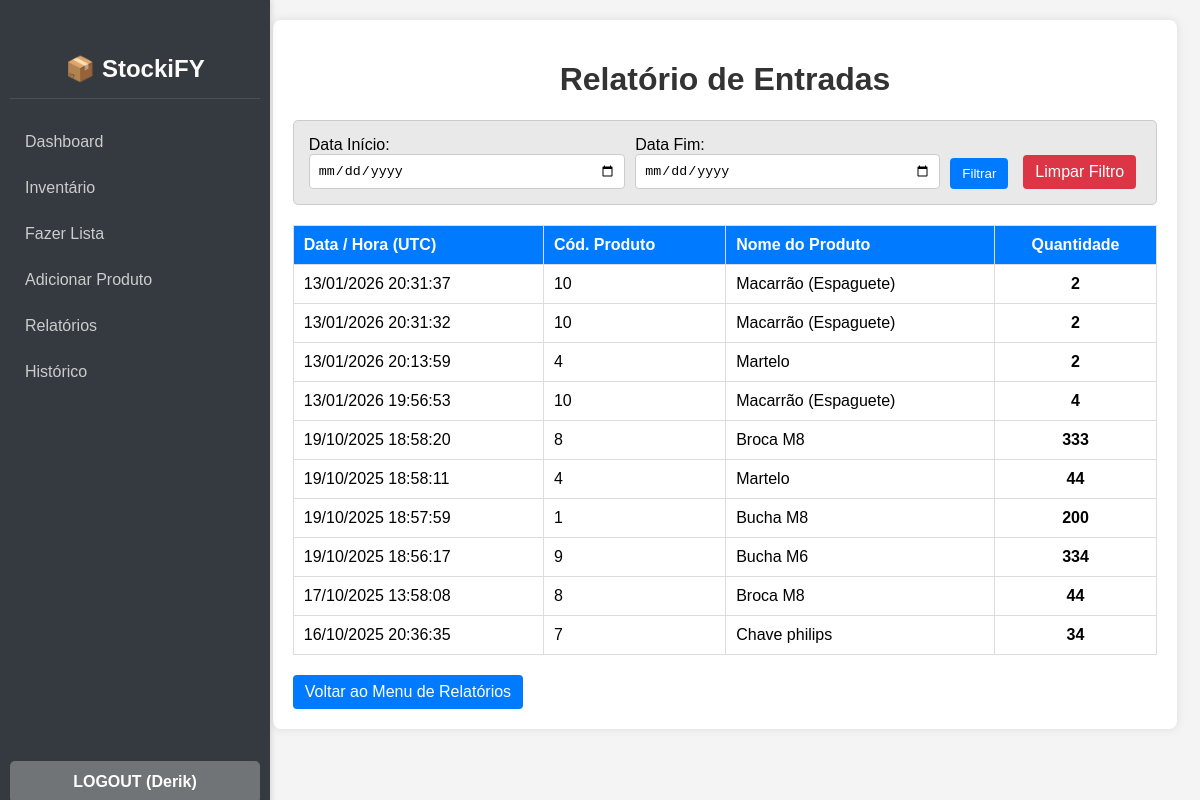
The page /relatorio/entradas (signed in) on the database its author committed.
### app.py (models this page shows, shortened)
class Usuario(UserMixin, db.Model):
    id = db.Column(db.Integer, primary_key=True)
    username = db.Column(db.String(80), unique=True, nullable=False)
    password_hash = db.Column(db.String(128))

class Movimento(db.Model):
    id = db.Column(db.Integer, primary_key=True)
    produto_id = db.Column(db.Integer, db.ForeignKey('produto.id', ondelete='CASCADE'), nullable=False) # Adicionado ondelete
    tipo = db.Column(db.String(10), nullable=False)
    quantidade = db.Column(db.Integer, nullable=False)
    timestamp = db.Column(db.DateTime, nullable=False, default=datetime.utcnow)
    produto = db.relationship('Produto', backref=db.backref('movimentos', lazy=True, cascade="all, delete-orphan")) # cascade adicionado

class Produto(db.Model):
    id = db.Column(db.Integer, primary_key=True)
    nome = db.Column(db.String(100), nullable=False)
    quantidade = db.Column(db.Integer, default=0)

### app.py (the view, shortened to what this page needs)
@app.route('/relatorio/entradas', methods=['GET', 'POST'])
@login_required
def relatorio_entradas():
    query = Movimento.query.filter_by(tipo='entrada')
    data_inicio_str = request.form.get('data_inicio')
    data_fim_str = request.form.get('data_fim')
    movimentos = query.order_by(Movimento.timestamp.desc()).all()
    return render_template('relatorio_view.html', movimentos=movimentos, tipo_relatorio="Entradas", data_inicio=data_inicio_str, data_fim=data_fim_str)

### app.py (called while the page is built)
@login_manager.user_loader
def load_user(user_id):
    return Usuario.query.get(int(user_id))

### templates/relatorio_view.html (shortened to what this page needs)
<!DOCTYPE html>
<html lang="pt-BR">
<head>
    <link rel="stylesheet" href="{{ url_for('static', filename='css/style.css') }}">
</head>
<body>
    <div class="sidebar">
       <h2>📦 StockiFY</h2>
        <a href="{{ url_for('dashboard') }}">Dashboard</a>
        <a href="{{ url_for('inventario') }}">Inventário</a>
        <a href="{{ url_for('lista_pedidos_page') }}">Fazer Lista</a>
        <a href="{{ url_for('adicionar_produto') }}">Adicionar Produto</a>
        <a href="{{ url_for('relatorio_menu') }}">Relatórios</a>
        <a href="{{ url_for('historico_page') }}">Histórico</a>
        {% if current_user.is_authenticated %}
            <a href="{{ url_for('logout') }}" class="logout-link">LOGOUT ({{ current_user.username | capitalize }})</a>
        {% endif %}
    </div>
    <div class="content">
        <div class="container">
            <h1>Relatório de {{ tipo_relatorio }}</h1>
            <form method="POST" class="form-row">
                <div>
                    <label for="data_inicio">Data Início:</label>
                    <input type="date" name="data_inicio" id="data_inicio" value="{{ data_inicio or '' }}">
                </div>
                <div>
                    <label for="data_fim">Data Fim:</label>
                    <input type="date" name="data_fim" id="data_fim" value="{{ data_fim or '' }}">
                </div>
                <button type="submit" class="btn btn-main">Filtrar</button>
                <a href="{{ request.path }}" class="btn btn-delete">Limpar Filtro</a>
            </form>
            {% if movimentos %}
            <table class="table-inventory">
                <thead>
                    <tr>
                        <th>Data / Hora (UTC)</th>
                        <th>Cód. Produto</th>
                        <th>Nome do Produto</th>
                        <th class="quantidade-col">Quantidade</th>
                    </tr>
                </thead>
                <tbody>
                    {% for movimento in movimentos %}
                    <tr>
                        <td>{{ movimento.timestamp.strftime('%d/%m/%Y %H:%M:%S') }}</td>
                        <td>{{ movimento.produto_id }}</td>
                        <td>{{ movimento.produto.nome }}</td>
                        <td class="quantidade-col">{{ movimento.quantidade }}</td>
                    </tr>
                    {% endfor %}
                </tbody>
            </table>
            {% else %}
            <p style="text-align: center; margin-top: 30px; font-size: 1.1em;">
                Nenhuma movimentação de <strong>{{ tipo_relatorio.lower() }}</strong> encontrada para o período selecionado.
            </p>
            {% endif %}
            <div style="margin-top: 20px;">
                <a href="{{ url_for('relatorio_menu') }}" class="btn btn-main">Voltar ao Menu de Relatórios</a>
            </div>
        </div>
    </div>
</body>
</html>

### static/css/style.css (style rules this page uses)
body { font-family: Arial, sans-serif; margin: 0; background-color: #f4f4f4; display: flex; }
.content { margin-left: 250px; padding: 20px; flex-grow: 1; }
.container { max-width: 95%; margin: auto; background: white; padding: 20px; border-radius: 8px; box-shadow: 0 0 10px rgba(0, 0, 0, 0.1); }
h1 { text-align: center; color: #333; }
h2 { border-bottom: 2px solid #ccc; padding-bottom: 5px; margin-top: 30px; }
.sidebar { width: 250px; background-color: #343a40; color: white; box-shadow: 2px 0 5px rgba(0, 0, 0, 0.1); height: 100vh; position: fixed; display: flex; flex-direction: column; padding: 10px; }
.sidebar h2 { text-align: center; margin-bottom: 20px; padding: 15px 0; color: #fcfbfa; border-bottom: 1px solid #495057; }
.sidebar a { padding: 12px 15px; text-decoration: none; font-size: 16px; color: #ccc; display: block; border-radius: 5px; margin: 2px 0; transition: background-color 0.2s ease, color 0.2s ease, transform 0.1s ease; }
.logout-link { position: absolute; bottom: 15px; left: 10px; width: calc(100% - 20px); box-sizing: border-box; padding: 15px 0; text-align: center; background-color: #c4c4c46b; color: white !important; font-weight: bold; text-decoration: none; border-radius: 5px; margin: 0; border-top: none; transition: background-color 0.2s ease, transform 0.1s ease; }
.btn { color: white; padding: 8px 12px; border: none; border-radius: 4px; cursor: pointer; margin-right: 5px; text-decoration: none; display: inline-block; text-align: center; transition: background-color 0.2s ease, opacity 0.2s ease, transform 0.1s ease, box-shadow 0.2s ease; }
.btn-main { background-color: #007bff; }
.btn-delete { background-color: #dc3545; }
input[type="text"], input[type="number"], input[type="password"], select, input[type="date"] { width: 100%; padding: 8px; border: 1px solid #ccc; border-radius: 4px; box-sizing: border-box; transition: border-color 0.2s ease, box-shadow 0.2s ease; }
.form-row { display: flex; flex-wrap: wrap; gap: 10px; align-items: flex-end; margin-bottom: 20px; padding: 15px; border: 1px solid #ccc; border-radius: 5px; background-color: #e9e9e9; }
.form-row label { white-space: nowrap; margin-bottom: 5px; flex-basis: 100%; }
.form-row div { flex: 1 1 auto; }
.form-row button { margin-top: 10px; }
table { width: 100%; border-collapse: collapse; margin-top: 20px; }
th, td { border: 1px solid #ddd; padding: 10px; text-align: left; vertical-align: middle; }
.table-inventory th { background-color: #007bff; color: white; }
.quantidade-col { text-align: center; font-weight: bold; }
.table-inventory tbody tr, .table-pedidos tbody tr { transition: background-color 0.15s ease-in-out; }
.table-inventory td:last-child { white-space: nowrap; }

### rows shown on the page
Usuario: username "Derik"
Movimento: timestamp "13/01/2026 20:31:37", produto_id "10", produto.nome "Macarrão (Espaguete)", quantidade "2"
Movimento: timestamp "13/01/2026 20:31:32", produto_id "10", produto.nome "Macarrão (Espaguete)", quantidade "2"
Movimento: timestamp "13/01/2026 20:13:59", produto_id "4", produto.nome "Martelo", quantidade "2"
Movimento: timestamp "13/01/2026 19:56:53", produto_id "10", produto.nome "Macarrão (Espaguete)", quantidade "4"
Movimento: timestamp "19/10/2025 18:58:20", produto_id "8", produto.nome "Broca M8", quantidade "333"
Movimento: timestamp "19/10/2025 18:58:11", produto_id "4", produto.nome "Martelo", quantidade "44"
Movimento: timestamp "19/10/2025 18:57:59", produto_id "1", produto.nome "Bucha M8", quantidade "200"
Movimento: timestamp "19/10/2025 18:56:17", produto_id "9", produto.nome "Bucha M6", quantidade "334"
Movimento: timestamp "17/10/2025 13:58:08", produto_id "8", produto.nome "Broca M8", quantidade "44"
Movimento: timestamp "16/10/2025 20:36:35", produto_id "7", produto.nome "Chave philips", quantidade "34"

### other values the page prints
{{ tipo_relatorio }} "Entradas"
